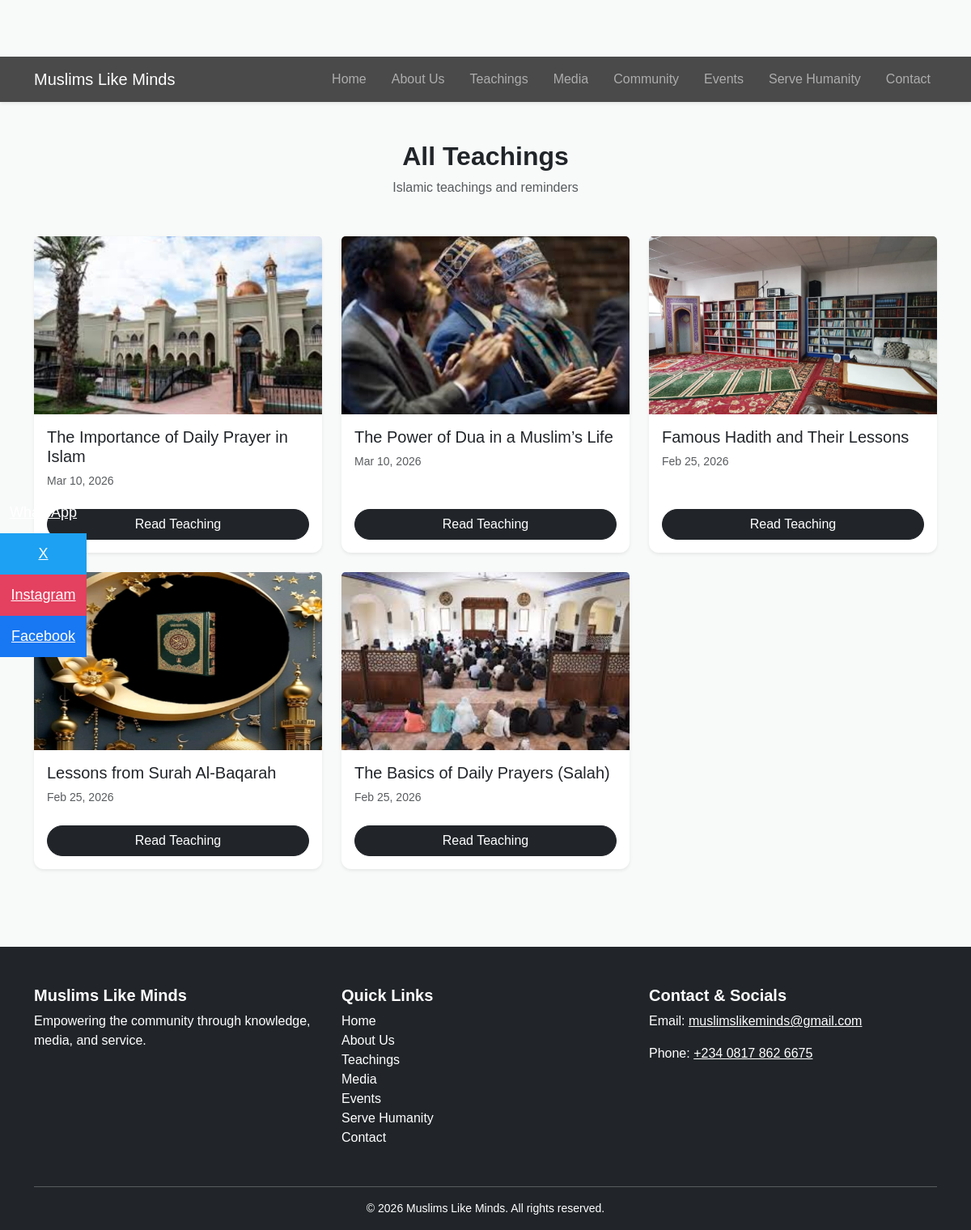
Page /teachings/ on the committed database.
### core/models.py (models this page shows, shortened)
class Teaching(models.Model):
    CATEGORY_CHOICES = [
        ('quran', 'Qur’an'),
        ('hadith', 'Hadith'),
        ('fiqh', 'Fiqh'),
        ('reminder', 'Reminder'),
    ]
    title = models.CharField(max_length=200)
    slug = models.SlugField(unique=True, blank=True)
    category = models.CharField(max_length=20, choices=CATEGORY_CHOICES)
    image = models.ImageField(upload_to='teachings/', blank=True, null=True)
    content = models.TextField()
    is_published = models.BooleanField(default=True)
    created_at = models.DateTimeField(auto_now_add=True)

### core/views.py (the view)
# urls.py: path("teachings/", views.teachings, name="teachings"),
def teachings(request):
    teachings = Teaching.objects.filter(is_published=True).order_by('-created_at')
    return render(request, 'core/teachings.html', {
        'teachings': teachings
    })

### core/templates/core/teachings.html (shortened to what this page needs)
{% extends "base.html" %}
{% load static %}
{% block content %}
<section class="py-5">
  <div class="container">
    <div class="text-center mb-5">
      <h2 class="fw-bold">All Teachings</h2>
      <p class="text-muted">Islamic teachings and reminders</p>
    </div>
    <div class="row g-4">
      {% for teaching in teachings %}
      <div class="col-md-4">
        <div class="card h-100 shadow-sm">
          {% if teaching.image %}
            <img src="{{ teaching.image.url }}"
                 class="card-img-top"
                 style="height:220px;object-fit:cover;"
                 alt="{{ teaching.title }}">
          {% endif %}
          <div class="card-body d-flex flex-column">
            <h5 class="card-title">{{ teaching.title }}</h5>
            <small class="text-muted mb-2">
              {{ teaching.created_at|date:"M d, Y" }}
            </small>
            <a href="{% url 'core:teaching_detail' teaching.pk %}"
               class="btn btn-dark mt-auto">
              Read Teaching
            </a>
          </div>
        </div>
      </div>
      {% empty %}
      <p class="text-center text-muted">No teachings available.</p>
      {% endfor %}
    </div>
  </div>
</section>
{% endblock %}

### core/static/css/style.css (style rules this page uses)
:root { --primary: #0f3d3e; --accent: #c9a227; --light-bg: #f8f5ef; --dark-bg: #0b1f1f; }
body { font-family: 'Poppins', sans-serif; background-color: var(--light-bg); }
.card { border: none; border-radius: 12px; transition: all 0.3s ease; }
body { background:#f8faf9; }
.card { transition: all 0.3s ease; }
section { padding-top: 80px; padding-bottom: 80px; }
.btn { border-radius: 50px; font-weight: 500; }
img { max-width: 100%; height: auto; }
body { padding-top: 70px; }
.card { border-radius: 12px; box-shadow: 0 4px 10px rgba(0,0,0,0.1); }

### rows in the picture
Teaching: image (picture), title "The Importance of Daily Prayer in Islam", created_at "Mar 10, 2026"
Teaching: image (picture), title "The Power of Dua in a Muslim’s Life", created_at "Mar 10, 2026"
Teaching: image (picture), title "Famous Hadith and Their Lessons", created_at "Feb 25, 2026"
Teaching: image (picture), title "Lessons from Surah Al-Baqarah", created_at "Feb 25, 2026"
Teaching: image (picture), title "The Basics of Daily Prayers (Salah)", created_at "Feb 25, 2026"
